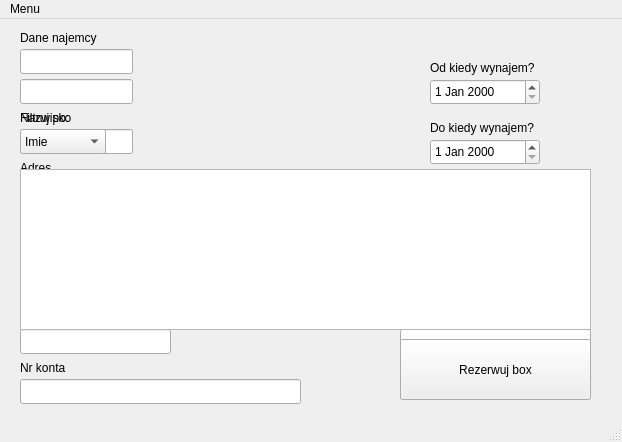
<?xml version="1.0" encoding="UTF-8"?>
<ui version="4.0">
 <class>renter_addition</class>
 <widget class="QMainWindow" name="renter_addition">
  <property name="geometry">
   <rect>
    <x>0</x>
    <y>0</y>
    <width>622</width>
    <height>442</height>
   </rect>
  </property>
  <property name="windowTitle">
   <string>Panel dodawania najemcy</string>
  </property>
  <widget class="QWidget" name="centralwidget">
   <widget class="QLabel" name="label">
    <property name="geometry">
     <rect>
      <x>20</x>
      <y>40</y>
      <width>67</width>
      <height>17</height>
     </rect>
    </property>
    <property name="text">
     <string>Imie</string>
    </property>
   </widget>
   <widget class="QLabel" name="label_2">
    <property name="geometry">
     <rect>
      <x>20</x>
      <y>90</y>
      <width>67</width>
      <height>17</height>
     </rect>
    </property>
    <property name="text">
     <string>Nazwisko</string>
    </property>
   </widget>
   <widget class="QLabel" name="label_3">
    <property name="geometry">
     <rect>
      <x>20</x>
      <y>140</y>
      <width>67</width>
      <height>17</height>
     </rect>
    </property>
    <property name="text">
     <string>Adres</string>
    </property>
   </widget>
   <widget class="QLabel" name="label_4">
    <property name="geometry">
     <rect>
      <x>20</x>
      <y>190</y>
      <width>71</width>
      <height>16</height>
     </rect>
    </property>
    <property name="text">
     <string>NIP/PESEL</string>
    </property>
   </widget>
   <widget class="QLabel" name="label_5">
    <property name="geometry">
     <rect>
      <x>20</x>
      <y>240</y>
      <width>67</width>
      <height>17</height>
     </rect>
    </property>
    <property name="text">
     <string>Telefon</string>
    </property>
   </widget>
   <widget class="QLabel" name="label_6">
    <property name="geometry">
     <rect>
      <x>20</x>
      <y>290</y>
      <width>67</width>
      <height>17</height>
     </rect>
    </property>
    <property name="text">
     <string>e-mail</string>
    </property>
   </widget>
   <widget class="QLabel" name="label_7">
    <property name="geometry">
     <rect>
      <x>20</x>
      <y>340</y>
      <width>67</width>
      <height>17</height>
     </rect>
    </property>
    <property name="text">
     <string>Nr konta</string>
    </property>
   </widget>
   <widget class="QLineEdit" name="lineEdit">
    <property name="geometry">
     <rect>
      <x>20</x>
      <y>60</y>
      <width>113</width>
      <height>25</height>
     </rect>
    </property>
   </widget>
   <widget class="QLineEdit" name="lineEdit_2">
    <property name="geometry">
     <rect>
      <x>20</x>
      <y>110</y>
      <width>113</width>
      <height>25</height>
     </rect>
    </property>
   </widget>
   <widget class="QLineEdit" name="lineEdit_3">
    <property name="geometry">
     <rect>
      <x>20</x>
      <y>160</y>
      <width>171</width>
      <height>25</height>
     </rect>
    </property>
   </widget>
   <widget class="QLineEdit" name="lineEdit_4">
    <property name="geometry">
     <rect>
      <x>20</x>
      <y>210</y>
      <width>171</width>
      <height>25</height>
     </rect>
    </property>
   </widget>
   <widget class="QLineEdit" name="lineEdit_5">
    <property name="geometry">
     <rect>
      <x>20</x>
      <y>260</y>
      <width>113</width>
      <height>25</height>
     </rect>
    </property>
   </widget>
   <widget class="QLineEdit" name="lineEdit_6">
    <property name="geometry">
     <rect>
      <x>20</x>
      <y>310</y>
      <width>151</width>
      <height>25</height>
     </rect>
    </property>
   </widget>
   <widget class="QLineEdit" name="lineEdit_7">
    <property name="geometry">
     <rect>
      <x>20</x>
      <y>360</y>
      <width>281</width>
      <height>25</height>
     </rect>
    </property>
   </widget>
   <widget class="QLabel" name="label_8">
    <property name="geometry">
     <rect>
      <x>20</x>
      <y>10</y>
      <width>101</width>
      <height>17</height>
     </rect>
    </property>
    <property name="text">
     <string>Dane najemcy</string>
    </property>
   </widget>
   <widget class="QDateEdit" name="dateEdit">
    <property name="geometry">
     <rect>
      <x>430</x>
      <y>60</y>
      <width>110</width>
      <height>26</height>
     </rect>
    </property>
   </widget>
   <widget class="QLabel" name="label_9">
    <property name="geometry">
     <rect>
      <x>430</x>
      <y>40</y>
      <width>151</width>
      <height>17</height>
     </rect>
    </property>
    <property name="text">
     <string>Od kiedy wynajem?</string>
    </property>
   </widget>
   <widget class="QLabel" name="label_10">
    <property name="geometry">
     <rect>
      <x>430</x>
      <y>100</y>
      <width>151</width>
      <height>17</height>
     </rect>
    </property>
    <property name="text">
     <string>Do kiedy wynajem?</string>
    </property>
   </widget>
   <widget class="QDateEdit" name="dateEdit_2">
    <property name="geometry">
     <rect>
      <x>430</x>
      <y>120</y>
      <width>110</width>
      <height>26</height>
     </rect>
    </property>
   </widget>
   <widget class="QPushButton" name="pushButton">
    <property name="geometry">
     <rect>
      <x>400</x>
      <y>310</y>
      <width>191</width>
      <height>71</height>
     </rect>
    </property>
    <property name="text">
     <string>Rezerwuj box</string>
    </property>
   </widget>
   <widget class="QTableView" name="tableView">
    <property name="geometry">
     <rect>
      <x>20</x>
      <y>150</y>
      <width>571</width>
      <height>161</height>
     </rect>
    </property>
   </widget>
   <widget class="QLineEdit" name="lineEdit_8">
    <property name="geometry">
     <rect>
      <x>20</x>
      <y>30</y>
      <width>113</width>
      <height>25</height>
     </rect>
    </property>
   </widget>
   <widget class="QComboBox" name="comboBox">
    <property name="geometry">
     <rect>
      <x>20</x>
      <y>110</y>
      <width>86</width>
      <height>25</height>
     </rect>
    </property>
    <item>
     <property name="text">
      <string>Imie</string>
     </property>
    </item>
    <item>
     <property name="text">
      <string>Nazwisko</string>
     </property>
    </item>
    <item>
     <property name="text">
      <string>Adres</string>
     </property>
    </item>
    <item>
     <property name="text">
      <string>NIP/PESEL</string>
     </property>
    </item>
    <item>
     <property name="text">
      <string>Telefon</string>
     </property>
    </item>
    <item>
     <property name="text">
      <string>e-mail</string>
     </property>
    </item>
   </widget>
   <widget class="QPushButton" name="pushButton_2">
    <property name="geometry">
     <rect>
      <x>400</x>
      <y>320</y>
      <width>191</width>
      <height>61</height>
     </rect>
    </property>
    <property name="text">
     <string>Rezerwuj box</string>
    </property>
   </widget>
   <widget class="QLabel" name="label_11">
    <property name="geometry">
     <rect>
      <x>20</x>
      <y>90</y>
      <width>67</width>
      <height>17</height>
     </rect>
    </property>
    <property name="text">
     <string>Filtruj po:</string>
    </property>
   </widget>
  </widget>
  <widget class="QMenuBar" name="menubar">
   <property name="geometry">
    <rect>
     <x>0</x>
     <y>0</y>
     <width>622</width>
     <height>22</height>
    </rect>
   </property>
   <widget class="QMenu" name="menuMenu">
    <property name="title">
     <string>Menu</string>
    </property>
    <addaction name="actionPowr_t"/>
    <addaction name="actionDodaj_z_bazy_danych"/>
   </widget>
   <addaction name="menuMenu"/>
  </widget>
  <widget class="QStatusBar" name="statusbar"/>
  <action name="actionPowr_t">
   <property name="text">
    <string>Powrót</string>
   </property>
  </action>
  <action name="actionDodaj_z_bazy_danych">
   <property name="text">
    <string>Dodaj z bazy danych</string>
   </property>
  </action>
 </widget>
 <resources/>
 <connections/>
</ui>
